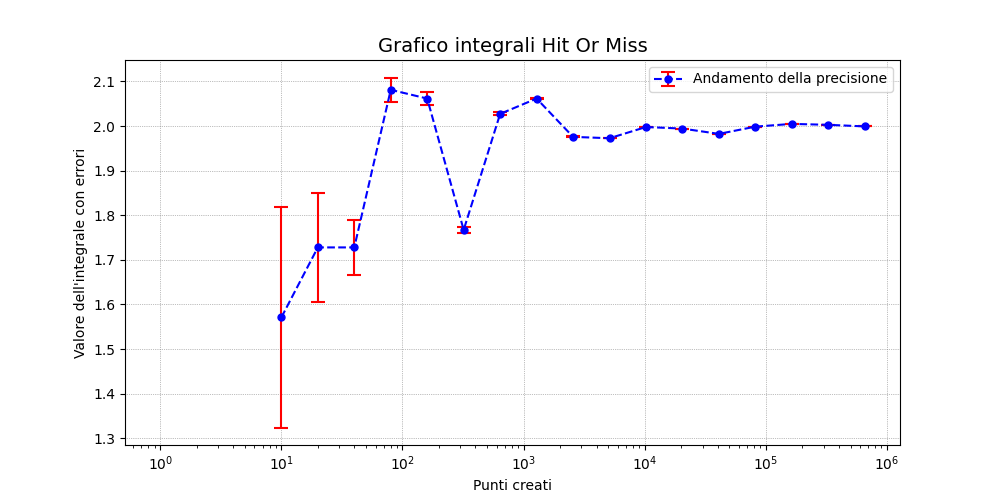

Source code (Python):
'''
Si inserisca il calcolo dell'integrale dell'esercizio precedente in un ciclo che,
al variare del numero *N* di punti generati, mostri il valore dell'integrale
e della sua incertezza.
  * Si utilizzi uno scatter plot per disegnare gli andamenti del valore dell'integrale
    e della sua incertezza, al variare di *N* con ragione logaritmica.
'''

import sys
import numpy as np
import matplotlib.pyplot as plt
import time

from library import integral_HOM

# ----- Function -----

def controllo_arg() :
    if len(sys.argv) != 2 :
        print("Inserire il nome del file (compresa l'estensione) ed il numero di punti da generare per l'integrazione.\n")
        sys.exit()

# ----- Main -----

def main () :
    
    controllo_arg ()
    
    N_punti = int (sys.argv[1])         # punti sotto la curva
    N_punti_max = 1000000
    x_min = 0.          # scelgo tra 0 e pi greco perchè so quanto vale quindi posso vedere al volo se è corretto
    x_max = np.pi
    y_min = 0.
    y_max = 1.          # tanto seno e coseno hanno ampiezza 1
    
    valore = []         # lista che conterrà il valore dell'area
    errori = []         # lista che conterrà l'errore sull'area
    N_lista = []        # lista degli N per il grafico
    
    t_start = time.time ()                      # non è richiesto ma volevo confrontare l'Hit-Or-Miss e Monte Carlo
    
    while (N_punti < N_punti_max) :
        if (N_punti < 5) :                      # se ho meno di 5 punti ne chiedo di inserirne di più
            print("Hai immesso troppi pochi punti, inseriscine un numero compreso tra 10 e 100000")
            sys.exit()
        elif (N_punti > N_punti_max) :          # se ne metto troppi ne chiedo di meno
            print("Hai inserito più punti del massimo consentito dal programma")
            sys.exit()
        
        # calcolo dell'integrale
        val_integral, val_incertezza = integral_HOM (np.sin, x_min, x_max, y_min, y_max, N_punti)
        print ("Valore dell'integrale con", N_punti, " punti :\n", val_integral, "+/-", val_incertezza, "\n")
        
        # riempimento delle liste
        valore.append (val_integral)
        errori.append (val_incertezza)
        N_lista.append (N_punti)
        
        # incremento i numeri di 10 se no ciaonee
        N_punti = N_punti * 2

    t_end = time.time ()    # stoppo il tempo

    # stampa del tempo
    print(f"Tempo impiegato per eseguire: {(t_end - t_start):.2f} secondi.")

    # Creazione del grafico
    fig, ax = plt.subplots(nrows = 1, ncols = 1, figsize = (10, 5))  # 1 riga, 1 colonna

    ax.set_title ("Grafico integrali Hit Or Miss", fontsize = 14)
    ax.set_xlabel ("Punti creati")
    ax.set_ylabel ("Valore dell'integrale con errori")
    ax.set_xscale("log")
    ax.errorbar (N_lista, valore, yerr = errori,            # si mi sono divertito a giocare con il grafico
        markersize = 5,
        fmt = 'o',
        linestyle = '--',
        ecolor = 'red',
        elinewidth = 1.5,
        capsize = 5,
        capthick = 1.5,
        color = 'blue',
        label = "Andamento della precisione")

    ax.legend (fontsize = 10, loc = 'best')
    ax.grid (color = 'gray', linestyle = ':', linewidth = 0.5)

    plt.savefig ("es8_6.png")
    plt.show ()
    
    
if __name__ == "__main__" :
    main ()
